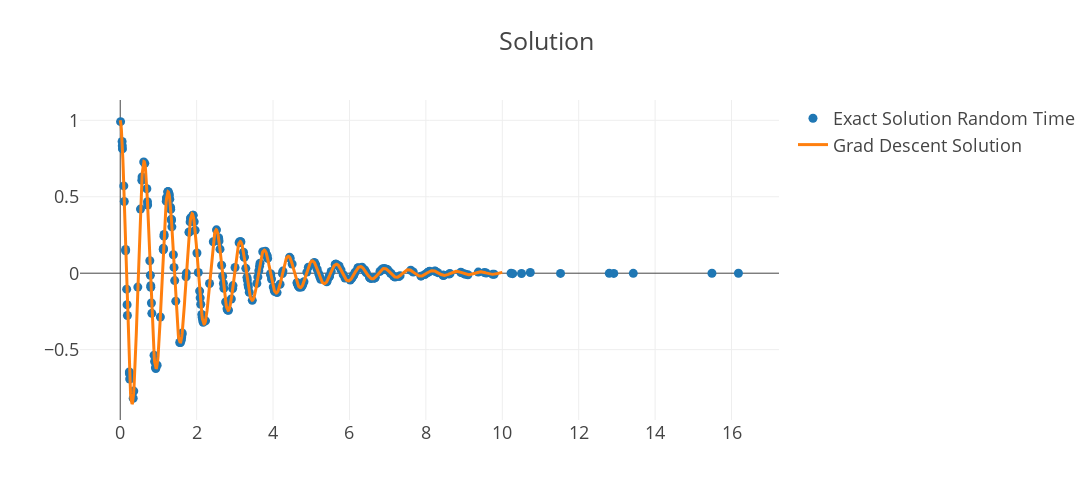

The cell this chart's notebook holds for it:
### Code cell
a = torch.complex(torch.tensor([1.**2 - 4*100]) , torch.tensor([0.0]))
w = (-1. - torch.sqrt(a))/2
x = t.detach()
xr = Ll.sampleit(250)[0].detach()[:,0]
fig = go.Figure(data = [{
        'type':'scatter',
        'x':xr,
        'y':torch.exp( w*xr ).real[:].detach(),
        'name':'Exact Solution Random Time',
        'mode':'markers'
    },
    {
        'type':'scatter',
        'x':x[:,0],
        'y':X(x).detach()[:,0],
        'name':'Grad Descent Solution'
}
],layout={'height':500, 'width':1250, 'title':'Solution'})
iplot(fig)

### Figure 1 — Plotly figure (JSON) as saved in the notebook; plotly's stock layout.template omitted (floating-point values rounded to 4 significant figures; data arrays with more than 128 entries replaced by an {"elided": "..."} marker saying what was removed)
{"data": [{"mode": "markers", "name": "Exact Solution Random Time", "type": "scatter", "x": {"elided": "250 float values"}, "y": {"elided": "250 float values"}}, {"name": "Grad Descent Solution", "type": "scatter", "x": {"elided": "1000 float values"}, "y": {"elided": "1000 float values"}}], "layout": {"height": 500, "title": {"text": "Solution"}, "width": 1250, "xaxis": {"autorange": true, "range": [-1.023, 17.21], "type": "linear"}, "yaxis": {"autorange": true, "range": [-0.9602, 1.133], "type": "linear"}}}
